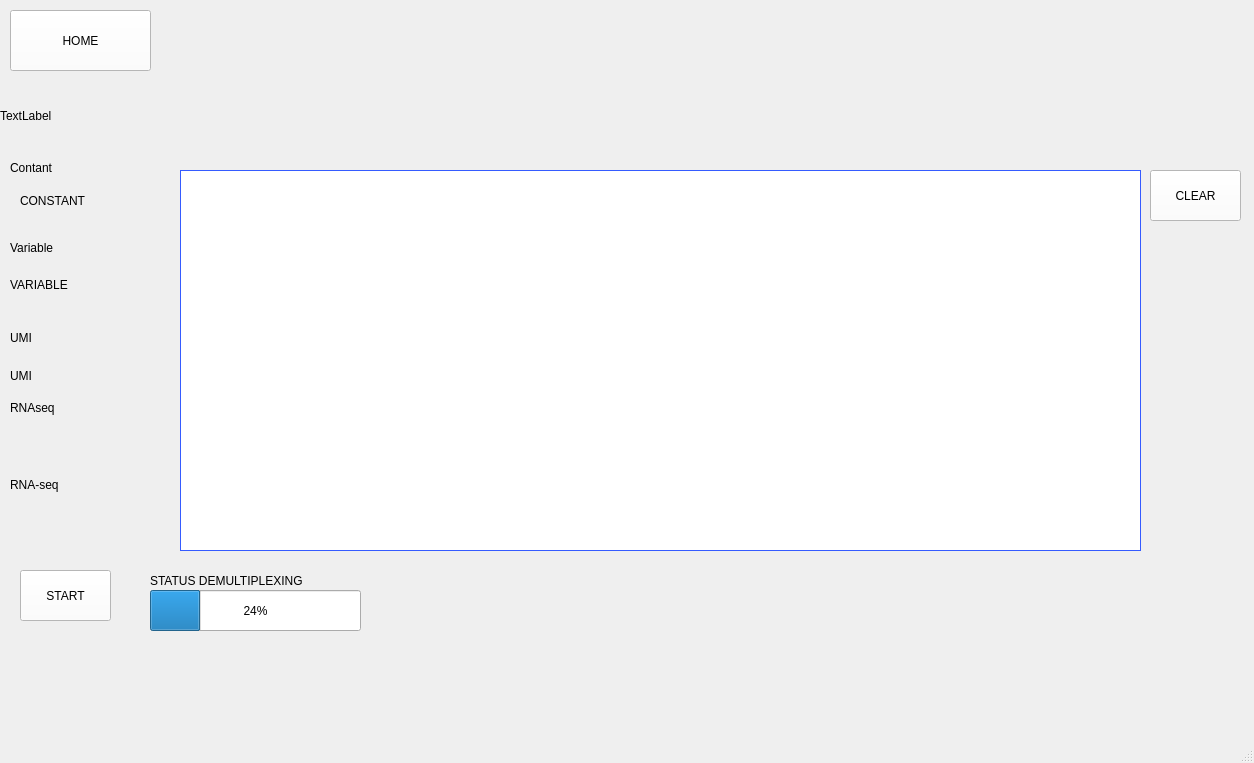
<?xml version="1.0" encoding="UTF-8"?>
<ui version="4.0">
 <class>MainWindow</class>
 <widget class="QMainWindow" name="MainWindow">
  <property name="geometry">
   <rect>
    <x>0</x>
    <y>0</y>
    <width>1254</width>
    <height>763</height>
   </rect>
  </property>
  <property name="windowTitle">
   <string>MainWindow</string>
  </property>
  <widget class="QWidget" name="centralwidget">
   <widget class="QPushButton" name="RunButton">
    <property name="geometry">
     <rect>
      <x>20</x>
      <y>570</y>
      <width>91</width>
      <height>51</height>
     </rect>
    </property>
    <property name="styleSheet">
     <string notr="true">background-color: rgb(255, 255, 255);</string>
    </property>
    <property name="text">
     <string>START</string>
    </property>
   </widget>
   <widget class="RedSeqGraphicsView" name="ReadSequenceGraphicsView">
    <property name="geometry">
     <rect>
      <x>180</x>
      <y>170</y>
      <width>961</width>
      <height>381</height>
     </rect>
    </property>
    <property name="styleSheet">
     <string notr="true">background-color: rgb(255, 255, 255);
color: rgb(53, 91, 255);
border-color: rgb(34, 41, 255);</string>
    </property>
    <property name="frameShape">
     <enum>QFrame::Box</enum>
    </property>
    <property name="frameShadow">
     <enum>QFrame::Plain</enum>
    </property>
    <property name="lineWidth">
     <number>1</number>
    </property>
   </widget>
   <widget class="QPushButton" name="HomeButton">
    <property name="geometry">
     <rect>
      <x>10</x>
      <y>10</y>
      <width>141</width>
      <height>61</height>
     </rect>
    </property>
    <property name="styleSheet">
     <string notr="true">background-color: rgb(255, 255, 255);</string>
    </property>
    <property name="text">
     <string>HOME</string>
    </property>
   </widget>
   <widget class="SeqBlockLabel" name="ConstantBlock">
    <property name="geometry">
     <rect>
      <x>20</x>
      <y>180</y>
      <width>111</width>
      <height>41</height>
     </rect>
    </property>
    <property name="frameShape">
     <enum>QFrame::NoFrame</enum>
    </property>
    <property name="text">
     <string>CONSTANT</string>
    </property>
    <property name="scaledContents">
     <bool>true</bool>
    </property>
   </widget>
   <widget class="SeqBlockLabel" name="VariableBlock">
    <property name="geometry">
     <rect>
      <x>10</x>
      <y>260</y>
      <width>150</width>
      <height>50</height>
     </rect>
    </property>
    <property name="frameShape">
     <enum>QFrame::NoFrame</enum>
    </property>
    <property name="frameShadow">
     <enum>QFrame::Sunken</enum>
    </property>
    <property name="text">
     <string>VARIABLE</string>
    </property>
    <property name="scaledContents">
     <bool>true</bool>
    </property>
   </widget>
   <widget class="SeqBlockLabel" name="UMIBlock">
    <property name="enabled">
     <bool>true</bool>
    </property>
    <property name="geometry">
     <rect>
      <x>10</x>
      <y>360</y>
      <width>150</width>
      <height>31</height>
     </rect>
    </property>
    <property name="focusPolicy">
     <enum>Qt::NoFocus</enum>
    </property>
    <property name="frameShape">
     <enum>QFrame::NoFrame</enum>
    </property>
    <property name="text">
     <string>UMI</string>
    </property>
    <property name="scaledContents">
     <bool>true</bool>
    </property>
   </widget>
   <widget class="SeqBlockLabel" name="RNABlock">
    <property name="geometry">
     <rect>
      <x>10</x>
      <y>469</y>
      <width>150</width>
      <height>31</height>
     </rect>
    </property>
    <property name="frameShape">
     <enum>QFrame::NoFrame</enum>
    </property>
    <property name="text">
     <string>RNA-seq</string>
    </property>
    <property name="scaledContents">
     <bool>true</bool>
    </property>
   </widget>
   <widget class="QPushButton" name="ClearButton">
    <property name="geometry">
     <rect>
      <x>1150</x>
      <y>170</y>
      <width>91</width>
      <height>51</height>
     </rect>
    </property>
    <property name="styleSheet">
     <string notr="true">background-color: rgb(255, 255, 255);</string>
    </property>
    <property name="text">
     <string>CLEAR</string>
    </property>
   </widget>
   <widget class="QLabel" name="label">
    <property name="geometry">
     <rect>
      <x>10</x>
      <y>160</y>
      <width>60</width>
      <height>16</height>
     </rect>
    </property>
    <property name="text">
     <string>Contant</string>
    </property>
   </widget>
   <widget class="QLabel" name="label_2">
    <property name="geometry">
     <rect>
      <x>10</x>
      <y>240</y>
      <width>60</width>
      <height>16</height>
     </rect>
    </property>
    <property name="text">
     <string>Variable</string>
    </property>
   </widget>
   <widget class="QLabel" name="label_3">
    <property name="geometry">
     <rect>
      <x>10</x>
      <y>330</y>
      <width>60</width>
      <height>16</height>
     </rect>
    </property>
    <property name="text">
     <string>UMI</string>
    </property>
   </widget>
   <widget class="QLabel" name="label_4">
    <property name="geometry">
     <rect>
      <x>10</x>
      <y>400</y>
      <width>60</width>
      <height>16</height>
     </rect>
    </property>
    <property name="text">
     <string>RNAseq</string>
    </property>
   </widget>
   <widget class="QLabel" name="TopBar">
    <property name="geometry">
     <rect>
      <x>0</x>
      <y>80</y>
      <width>1251</width>
      <height>71</height>
     </rect>
    </property>
    <property name="text">
     <string>TextLabel</string>
    </property>
   </widget>
   <widget class="QProgressBar" name="progressBar">
    <property name="geometry">
     <rect>
      <x>150</x>
      <y>590</y>
      <width>211</width>
      <height>41</height>
     </rect>
    </property>
    <property name="value">
     <number>24</number>
    </property>
   </widget>
   <widget class="QLabel" name="label_5">
    <property name="geometry">
     <rect>
      <x>150</x>
      <y>570</y>
      <width>171</width>
      <height>21</height>
     </rect>
    </property>
    <property name="text">
     <string>STATUS DEMULTIPLEXING</string>
    </property>
   </widget>
  </widget>
  <widget class="QMenuBar" name="menubar">
   <property name="geometry">
    <rect>
     <x>0</x>
     <y>0</y>
     <width>1254</width>
     <height>24</height>
    </rect>
   </property>
  </widget>
  <widget class="QStatusBar" name="statusbar"/>
 </widget>
 <customwidgets>
  <customwidget>
   <class>SeqBlockLabel</class>
   <extends>QLabel</extends>
   <header location="global">src/readassemblyevents.h</header>
  </customwidget>
  <customwidget>
   <class>RedSeqGraphicsView</class>
   <extends>QGraphicsView</extends>
   <header location="global">src/readassemblyevents.h</header>
  </customwidget>
 </customwidgets>
 <resources/>
 <connections/>
</ui>
